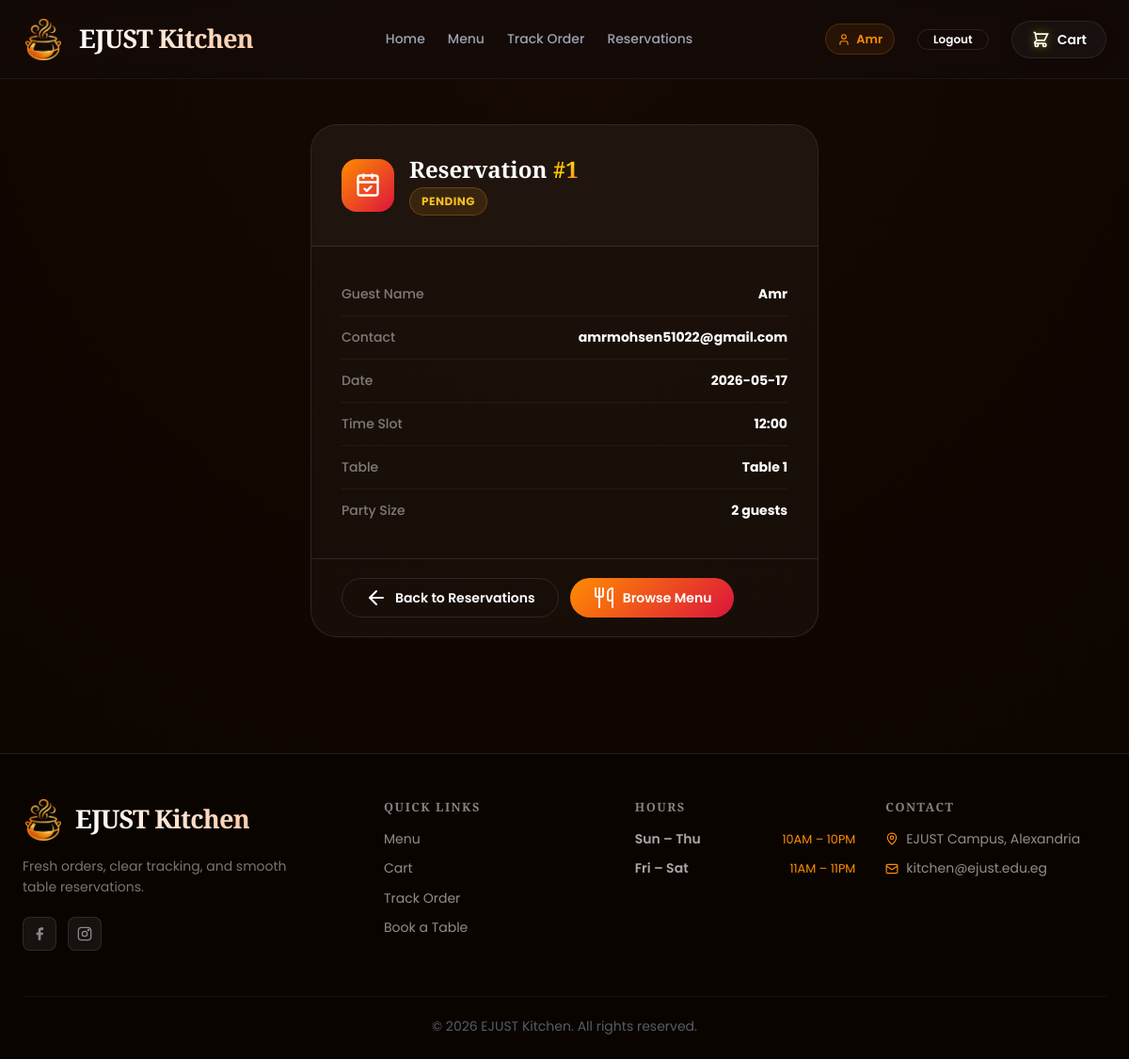
Screenshot of /reservations/1 (signed in) with the database file from the repository.
### src/database.py (models this page shows, shortened)
class Reservation(db.Model):
    __tablename__ = 'reservations'
    id = db.Column(db.Integer, primary_key=True)
    user_id = db.Column(db.Integer, nullable=True)
    customer_name = db.Column(db.String(100), nullable=False)
    contact = db.Column(db.String(120), nullable=False)
    party_size = db.Column(db.Integer, nullable=False)
    reservation_date = db.Column(db.Date, nullable=False)
    reservation_slot = db.Column(db.String(10), nullable=False)
    table_number = db.Column(db.String(20), nullable=False)
    status = db.Column(db.String(30), default=RESERVATION_STATUS_PENDING)
    notes = db.Column(db.String(300))
    created_at = db.Column(db.DateTime, default=datetime.utcnow)

### src/reservations.py (the view)
@reservations_bp.route("/reservations/<int:reservation_id>", methods=["GET"])
@auth.login_required
def reservation_detail(reservation_id):
    reservation = Reservation.query.get_or_404(reservation_id)
    if not can_view_reservation(auth.get_current_user(), reservation):
        abort(403)
    return render_template("reservation_detail.html", reservation=reservation)

### src/auth.py (called while the page is built)
def get_current_user():
    return session.get("user")

def login_required(view_func):
    @wraps(view_func)
    def wrapper(*args, **kwargs):
        if get_current_user() is None:
            return redirect("/login")
        return view_func(*args, **kwargs)
    return wrapper

### src/reservations_service.py (called while the page is built)
def can_view_reservation(user, reservation):
    if user is None:
        return False
    if user.get("role") in ("staff", "admin"):
        return True
    return reservation.user_id is not None and reservation.user_id == user.get("id")

### templates/reservation_detail.html (shortened to what this page needs)
{% extends "base.html" %}
{% block content %}
<div class="res-detail-page">
    <div class="section-container">
        <div class="res-detail-card">
            <div class="res-detail-header">
                <div class="res-icon"><i data-lucide="calendar-check"></i></div>
                <div>
                    <h1 style="font-family:var(--font-display);font-size:1.5rem;font-weight:800;margin-bottom:.25rem">
                        Reservation <span class="gradient-text">#{{ reservation.id }}</span>
                    </h1>
                    <span class="status-badge reservation-{{ reservation.status|lower }}">{{ reservation.status }}</span>
                </div>
            </div>
            <div class="res-detail-body">
                <div class="res-detail-row">
                    <span class="label">Guest Name</span>
                    <span class="value">{{ reservation.customer_name }}</span>
                </div>
                <div class="res-detail-row">
                    <span class="label">Contact</span>
                    <span class="value">{{ reservation.contact }}</span>
                </div>
                <div class="res-detail-row">
                    <span class="label">Date</span>
                    <span class="value">{{ reservation.reservation_date }}</span>
                </div>
                <div class="res-detail-row">
                    <span class="label">Time Slot</span>
                    <span class="value">{{ reservation.reservation_slot }}</span>
                </div>
                <div class="res-detail-row">
                    <span class="label">Table</span>
                    <span class="value">Table {{ reservation.table_number }}</span>
                </div>
                <div class="res-detail-row">
                    <span class="label">Party Size</span>
                    <span class="value">{{ reservation.party_size }} guests</span>
                </div>
            </div>
            <div class="res-detail-footer">
                <a href="/reservations" class="btn btn-outline">
                    <i data-lucide="arrow-left"></i>
                    <span>Back to Reservations</span>
                </a>
                <a href="/menu" class="btn btn-primary">
                    <i data-lucide="utensils"></i>
                    <span>Browse Menu</span>
                </a>
            </div>
        </div>
    </div>
</div>
{% endblock %}

### templates/base.html (shortened to what this page needs)
<!DOCTYPE html>
<html lang="en">
<head>
    <link rel="stylesheet" href="{{ url_for('static', filename='css/style.css') }}">
    <link rel="stylesheet" href="{{ url_for('static', filename='css/dashboard.css') }}">
</head>
<body>
<nav class="navbar" id="navbar" role="navigation" aria-label="Main navigation">
    <div class="navbar-container">
        <a href="/" class="navbar-brand">
            <div class="brand-logo">
                <img src="{{ url_for('static', filename='images/logo.png') }}" alt="EJUST Kitchen Logo">
            </div>
            <div class="brand-text">
                <span class="brand-name">EJUST Kitchen</span>
            </div>
        </a>
        <div class="navbar-menu" id="navbarMenu">
            <a href="/" class="nav-link">Home</a>
            <a href="/menu" class="nav-link">Menu</a>
            <a href="/tracking" class="nav-link">Track Order</a>
            <a href="/reservations" class="nav-link">Reservations</a>
        </div>
        <div class="navbar-actions">
            {% if current_user %}
                <span class="nav-user-badge"><i data-lucide="user"></i><span>{{ current_user.username }}</span></span>
                <a href="/logout" class="btn btn-outline btn-sm">Logout</a>
            {% else %}
                <a href="/login" class="btn btn-outline btn-sm">Login</a>
                <a href="/register" class="btn btn-primary btn-sm">Register</a>
            {% endif %}
            <button id="cartToggleBtn" class="btn btn-outline btn-navbar-action btn-cart" aria-label="View cart">
                <span class="btn-icon">
                    <svg class="cart-icon" viewBox="0 0 24 24" fill="none" stroke="currentColor" stroke-width="2">
                        <path d="M3 3h2l.4 2M7 13h10l4-8H5.4M7 13L5.4 5M7 13l-2.293 2.293c-.63.63-.184 1.707.707 1.707H17m0 0a2 2 0 100 4 2 2 0 000-4zm-8 2a2 2 0 11-4 0 2 2 0 014 0z" />
                    </svg>
                </span>
                <span class="btn-text">Cart</span>
            </button>
        </div>
    </div>
</nav>
<main id="mainContent" class="main-content visible">
    {% block content %}{% endblock %}
</main>
<footer class="footer" role="contentinfo">
    <div class="footer-container">
        <div class="footer-grid">
            <div class="footer-brand">
                <div class="footer-logo">
                    <div class="brand-logo"><img src="{{ url_for('static', filename='images/logo.png') }}" alt="EJUST Kitchen"></div>
                    <div class="brand-text"><span class="brand-name">EJUST Kitchen</span></div>
                </div>
                <p class="footer-description">Fresh orders, clear tracking, and smooth table reservations.</p>
                <div class="social-links">
                    <a href="#" class="social-link" aria-label="Facebook">
                        <svg viewBox="0 0 24 24" fill="currentColor"><path d="M18 2h-3a5 5 0 00-5 5v3H7v4h3v8h4v-8h3l1-4h-4V7a1 1 0 011-1h3z"/></svg>
                    </a>
                    <a href="#" class="social-link" aria-label="Instagram">
                        <svg viewBox="0 0 24 24" fill="none" stroke="currentColor" stroke-width="2"><rect x="2" y="2" width="20" height="20" rx="5"/><circle cx="12" cy="12" r="4"/><circle cx="18" cy="6" r="1"/></svg>
                    </a>
                </div>
            </div>
            <div class="footer-column">
                <h4 class="footer-heading">Quick Links</h4>
                <ul class="footer-links">
                    <li><a href="/menu">Menu</a></li>
                    <li><a href="/cart">Cart</a></li>
                    <li><a href="/tracking">Track Order</a></li>
                    <li><a href="/reservations">Book a Table</a></li>
                </ul>
            </div>
            <div class="footer-column">
                <h4 class="footer-heading">Hours</h4>
                <ul class="footer-links">
                    <li><span class="day">Sun – Thu</span><span class="time">10AM – 10PM</span></li>
                    <li><span class="day">Fri – Sat</span><span class="time">11AM – 11PM</span></li>
                </ul>
            </div>
            <div class="footer-column">
                <h4 class="footer-heading">Contact</h4>
                <ul class="footer-links">
                    <li><span class="footer-icon"><i data-lucide="map-pin"></i></span><a href="#">EJUST Campus, Alexandria</a></li>
                    <li><span class="footer-icon"><i data-lucide="mail"></i></span><a href="mailto:kitchen@ejust.edu.eg">kitchen@ejust.edu.eg</a></li>
                </ul>
            </div>
        </div>
        <div class="footer-bottom"><p>&copy; 2026 EJUST Kitchen. All rights reserved.</p></div>
    </div>
</footer>
<div id="toastContainer" class="toast-container" aria-live="polite" aria-atomic="true"></div>
</body>
</html>

### static/css/dashboard.css (style rules this page uses)
.status-badge { display: inline-flex; align-items: center; gap: 0.375rem; padding: 0.3rem 0.75rem; border-radius: 50px; font-size: 0.75rem; font-weight: 700; text-transform: uppercase; letter-spacing: 0.5px; white-space: nowrap; }
.reservation-pending { background: rgba(245, 158, 11, 0.12); color: #fbbf24; border: 1px solid rgba(245, 158, 11, 0.25); }

### templates/reservation_detail.html (style rules this page uses)
.res-detail-page { padding:calc(var(--navbar-height,84px) + 3rem) 0 5rem;min-height:100vh }
.res-detail-card { max-width:540px;margin:0 auto;background:rgba(255,255,255,.03);border:1px solid var(--color-border);border-radius:28px;overflow:hidden }
.res-detail-header { padding:2rem;background:rgba(255,255,255,.02);border-bottom:1px solid var(--color-border);display:flex;align-items:center;gap:1rem }
.res-icon { width:56px;height:56px;background:var(--gradient-primary);border-radius:16px;display:flex;align-items:center;justify-content:center;flex-shrink:0 }
.res-icon .lucide { width:28px;height:28px;stroke:white }
.res-detail-body { padding:1.75rem 2rem }
.res-detail-row { display:flex;justify-content:space-between;align-items:center;padding:.75rem 0;border-bottom:1px solid rgba(255,255,255,.05);font-size:.875rem }
.res-detail-row:last-child { border-bottom:none }
.res-detail-row .label { color:rgba(255,255,255,.45);font-weight:500 }
.res-detail-row .value { font-weight:700;color:#fff }
.res-detail-footer { padding:1.25rem 2rem;border-top:1px solid var(--color-border);display:flex;gap:.75rem;flex-wrap:wrap }

### templates/base.html (style rules this page uses)
.nav-user-badge { display:inline-flex;align-items:center;gap:.4rem;padding:.35rem .75rem;background:rgba(255,140,0,.08);border:1px solid rgba(255,140,0,.2);border-radius:50px;font-size:.8rem;font-weight:600;color:var(--color-primary) }
.nav-user-badge .lucide { width:14px;height:14px }
.navbar-menu { display:flex;align-items:center;gap:1.5rem }

### rows the page displays
Reservation: username "Amr", id "1", status "PENDING", customer_name "Amr", contact "amrmohsen51022@gmail.com", reservation_date "2026-05-17", reservation_slot "12:00", table_number "1", party_size "2"
